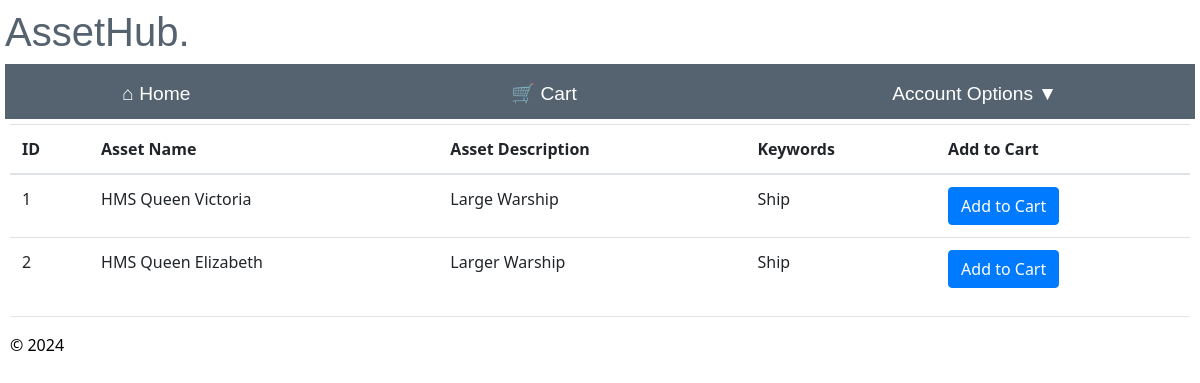
The page /borrow_asset (signed in) on the database as committed earlier.
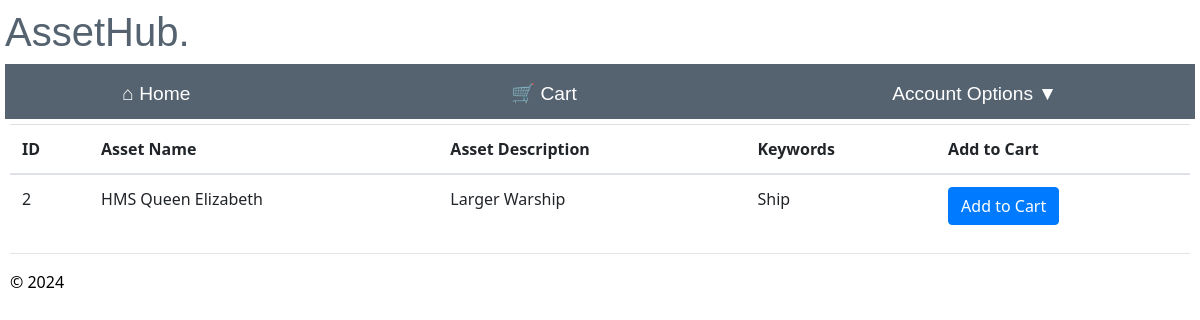
The same page on the database as committed later.
### app/models/models.py (models this page shows)
class Assets(db.Model):
    __tablename__ = 'assets'
    asset_id = db.Column(db.Integer, primary_key=True, nullable=False)
    asset_name = db.Column(db.String(100), nullable=True)#change to not null
    asset_description = db.Column(db.String(225), nullable=True)
    keyword = db.Column(db.String(50), nullable=False)
    available = db.Column(db.String(50), nullable=False, default='Y')

### app/main/routes.py (the view)
@bp.route("/borrow_asset")
@login_required
def borrow_asset():
    try:
        assets = Assets.query.filter(Assets.available == 'Y').all()
        current_app.logger.info('Username: %s accessed borrow assets', current_user.username)
        return render_template('borrow_asset.html', assets=assets)
    except Exception as e:
        flash("An error occurred retrieving assets.")
        current_app.logger.warning('Username: %s had a problem accessing borrow assets', current_user.username)
        return redirect(url_for("main.home"))

### app/main/templates/borrow_asset.html (shortened to what this page needs)
{% extends "layout.html" %}
{% block content %}
<table class="table table-hover">
    <thead class="active tables">
      <th>ID</th>
      <th>Asset Name</th>
      <th>Asset Description</th>
      <th>Keywords</th>
      <th>Add to Cart</th>
    </thead>
    <tbody>
      {% for asset in assets %}
      <tr>
        <td>{{asset.asset_id}}</td>
        <td>{{asset.asset_name}}</td>
        <td>{{asset.asset_description}}</td>
        <td>{{asset.keyword}}</td>
        <td>
          <form method="post" action="/add_to_cart/{{ asset.asset_id }}">
            <input type="submit" value="Add to Cart" class="btn btn-primary">
          </form>
        </td>
      </tr>
      {% endfor %}
    </tbody>
  </table>
{% endblock %}

Rows that differ between the two databases and show on the page:
no longer on this page (row edited): Assets: asset_id "1", asset_name "HMS Queen Victoria", asset_description "Large Warship", keyword "Ship"
